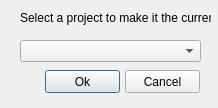
<?xml version="1.0" encoding="UTF-8"?>
<ui version="4.0">
 <class>Dialog</class>
 <widget class="QDialog" name="Dialog">
  <property name="geometry">
   <rect>
    <x>0</x>
    <y>0</y>
    <width>218</width>
    <height>108</height>
   </rect>
  </property>
  <property name="windowTitle">
   <string>Select a Project...</string>
  </property>
  <widget class="QComboBox" name="cbProjects">
   <property name="geometry">
    <rect>
     <x>20</x>
     <y>40</y>
     <width>181</width>
     <height>22</height>
    </rect>
   </property>
  </widget>
  <widget class="QLabel" name="label">
   <property name="geometry">
    <rect>
     <x>20</x>
     <y>10</y>
     <width>191</width>
     <height>16</height>
    </rect>
   </property>
   <property name="text">
    <string>Select a project to make it the current.</string>
   </property>
   <property name="wordWrap">
    <bool>false</bool>
   </property>
  </widget>
  <widget class="QPushButton" name="btnOk">
   <property name="geometry">
    <rect>
     <x>45</x>
     <y>70</y>
     <width>75</width>
     <height>23</height>
    </rect>
   </property>
   <property name="text">
    <string>Ok</string>
   </property>
  </widget>
  <widget class="QPushButton" name="btnCancel">
   <property name="geometry">
    <rect>
     <x>125</x>
     <y>70</y>
     <width>75</width>
     <height>23</height>
    </rect>
   </property>
   <property name="text">
    <string>Cancel</string>
   </property>
  </widget>
 </widget>
 <tabstops>
  <tabstop>cbProjects</tabstop>
 </tabstops>
 <resources/>
 <connections/>
</ui>
